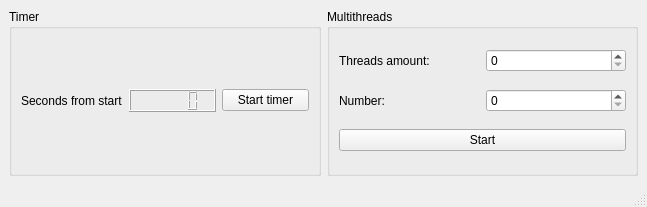
<?xml version="1.0" encoding="UTF-8"?>
<ui version="4.0">
 <class>MainWindow</class>
 <widget class="QMainWindow" name="MainWindow">
  <property name="geometry">
   <rect>
    <x>0</x>
    <y>0</y>
    <width>647</width>
    <height>207</height>
   </rect>
  </property>
  <property name="windowTitle">
   <string>MainWindow</string>
  </property>
  <widget class="QWidget" name="centralwidget">
   <layout class="QHBoxLayout" name="horizontalLayout_4">
    <item>
     <widget class="QGroupBox" name="groupBox_2">
      <property name="title">
       <string>Timer</string>
      </property>
      <layout class="QVBoxLayout" name="verticalLayout">
       <item>
        <layout class="QHBoxLayout" name="horizontalLayout">
         <item>
          <widget class="QLabel" name="label">
           <property name="text">
            <string>Seconds from start</string>
           </property>
          </widget>
         </item>
         <item>
          <widget class="QLCDNumber" name="lcdNumber"/>
         </item>
         <item>
          <widget class="QPushButton" name="b_timerStart">
           <property name="text">
            <string>Start timer</string>
           </property>
          </widget>
         </item>
        </layout>
       </item>
      </layout>
     </widget>
    </item>
    <item>
     <widget class="QGroupBox" name="groupBox">
      <property name="title">
       <string>Multithreads</string>
      </property>
      <layout class="QVBoxLayout" name="verticalLayout_2">
       <item>
        <layout class="QHBoxLayout" name="horizontalLayout_2">
         <item>
          <widget class="QLabel" name="label_2">
           <property name="text">
            <string>Threads amount:</string>
           </property>
          </widget>
         </item>
         <item>
          <widget class="QSpinBox" name="sb_threadsAmount"/>
         </item>
        </layout>
       </item>
       <item>
        <layout class="QHBoxLayout" name="horizontalLayout_3">
         <item>
          <widget class="QLabel" name="label_3">
           <property name="text">
            <string>Number:</string>
           </property>
          </widget>
         </item>
         <item>
          <widget class="QSpinBox" name="sb_number"/>
         </item>
        </layout>
       </item>
       <item>
        <widget class="QPushButton" name="b_startThreads">
         <property name="text">
          <string>Start</string>
         </property>
        </widget>
       </item>
      </layout>
     </widget>
    </item>
   </layout>
  </widget>
  <widget class="QMenuBar" name="menubar">
   <property name="geometry">
    <rect>
     <x>0</x>
     <y>0</y>
     <width>647</width>
     <height>30</height>
    </rect>
   </property>
  </widget>
  <widget class="QStatusBar" name="statusbar"/>
 </widget>
 <resources/>
 <connections/>
</ui>
